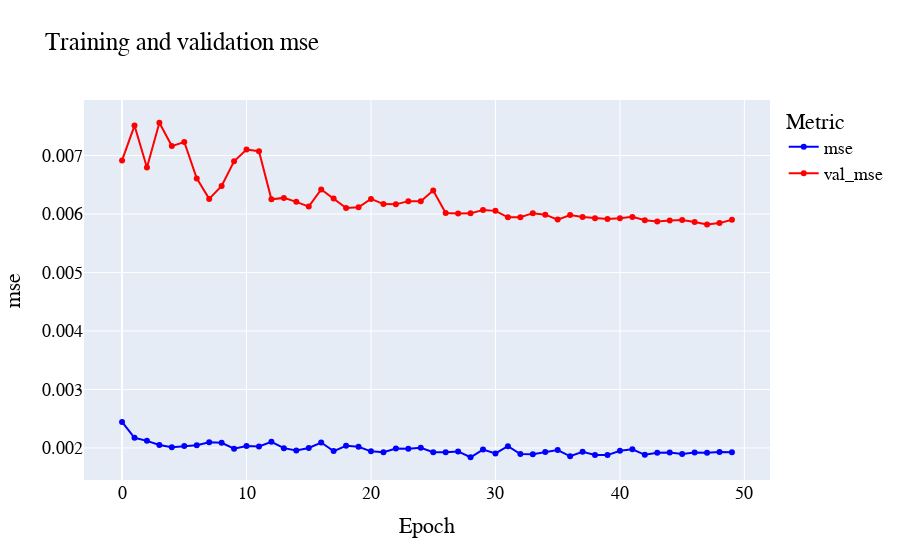

The code cell stored with this chart in its notebook:
### Code cell
training_figs_dict['mse'].show()
